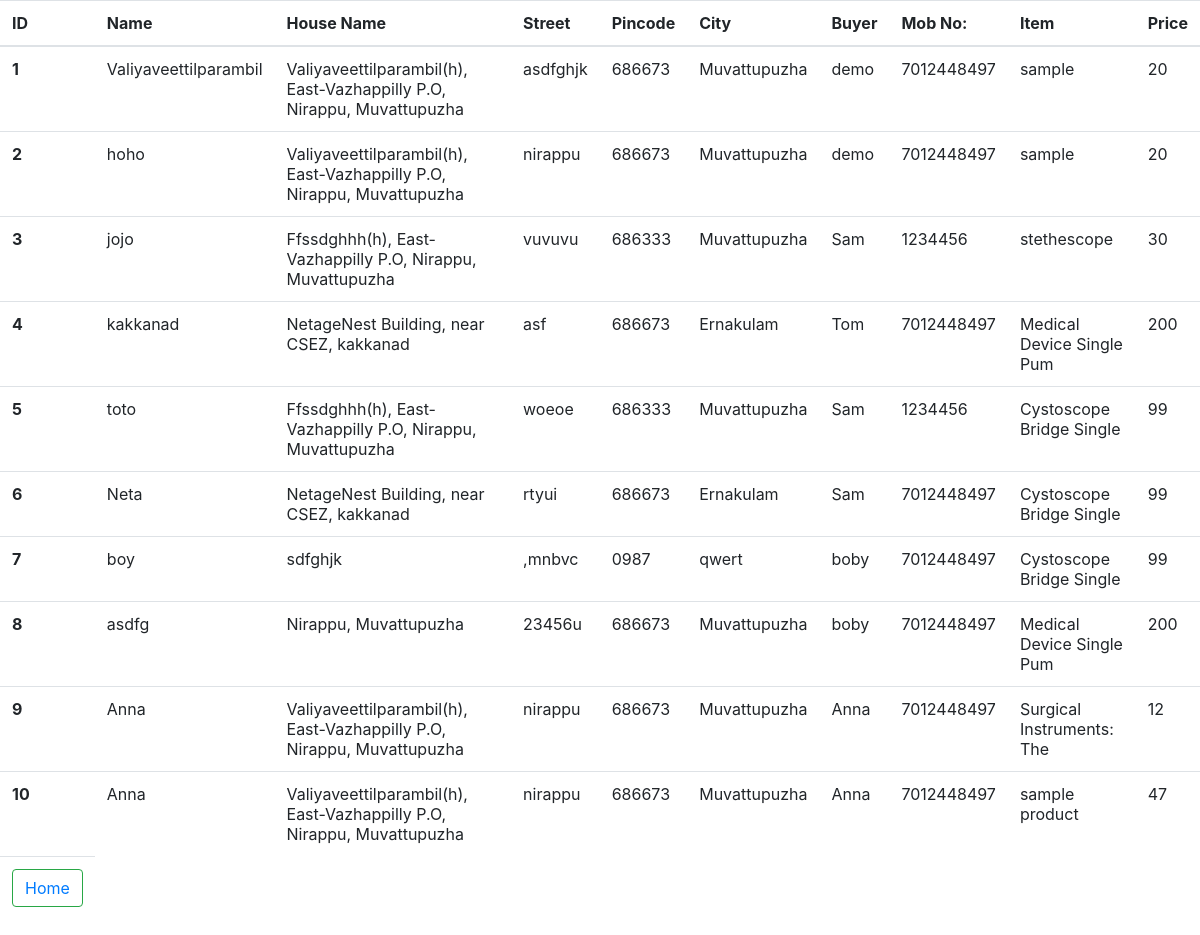
/admin1/transactions, run on the app's committed database.
### main/models.py (models this page shows, shortened)
class order_payment(models.Model):
    name=models.CharField(max_length=200)
    hname=models.CharField(max_length=400)
    street=models.CharField(max_length=400)
    pincode=models.CharField(max_length=300)
    city=models.CharField(max_length=300)
    mobile=models.IntegerField()
    item=models.CharField(max_length=200,default="sample")
    price=models.IntegerField(default=20)
    buyer=models.CharField(max_length=200,default="demo")

### admin1/views.py (the view)
# urls.py: path('transactions', fulltransactions, name='transactions'),
def fulltransactions(request):
    objec=order_payment.objects.all()
    return render(request,'transactions.html',{"datasse":objec})

### templates/transactions.html (shortened to what this page needs)
<link rel="stylesheet" href="https://cdn.jsdelivr.net/npm/bootstrap@4.0.0/dist/css/bootstrap.min.css">
<table class="table table-hover">
    <thead>
      <tr>
        <th scope="col">ID</th>
        <th scope="col">Name</th>
        <th scope="col">House Name</th>
        <th scope="col">Street</th>
        <th scope="col">Pincode</th>
        <th scope="col">City</th>
        <th scope="col">Buyer</th>
        <th scope="col">Mob No:</th>
        <th scope="col">Item</th>
        <th scope="col">Price</th>
      </tr>
    </thead>
    <tbody>
      {% for y in datasse %}
      <tr>
        <th scope="row">{{y.id}}</th>
        <td id="pname">{{y.name}}
        </td>
        <td id="pprice">{{y.hname}}</td>
        <td id="pdes">{{y.street}}</td>
        <td id="pseller">{{y.pincode}}</td>
        <td id="pseller">{{y.city}}</td>
        <td id="pseller">{{y.buyer}}</td>
        <td id="pseller">{{y.mobile}}</td>
        <td id="pseller">{{y.item}}</td>
        <td id="pseller">{{y.price}}</td>
      </tr>
      {% endfor %}
        <td><button class="btn btn-outline-success my-2 my-sm-0" type="submit"><a href="{% url 'admin1:adminindex' %}">Home</a></button>
    </tbody>
  </table>

### data on the page
order_payment: id "1", name "Valiyaveettilparambil", hname "Valiyaveettilparambil(h), East-Vazhappilly P.O, Nirappu, Muvattupuzha", street "asdfghjk", pincode "686673", city "Muvattupuzha", buyer "demo", mobile "7012448497", item "sample", price "20"
order_payment: id "2", name "hoho", hname "Valiyaveettilparambil(h), East-Vazhappilly P.O, Nirappu, Muvattupuzha", street "nirappu", pincode "686673", city "Muvattupuzha", buyer "demo", mobile "7012448497", item "sample", price "20"
order_payment: id "3", name "jojo", hname "Ffssdghhh(h), East-Vazhappilly P.O, Nirappu, Muvattupuzha", street "vuvuvu", pincode "686333", city "Muvattupuzha", buyer "Sam", mobile "1234456", item "stethescope", price "30"
order_payment: id "4", name "kakkanad", hname "NetageNest Building, near CSEZ, kakkanad", street "asf", pincode "686673", city "Ernakulam", buyer "Tom", mobile "7012448497", item "Medical Device Single Pum", price "200"
order_payment: id "5", name "toto", hname "Ffssdghhh(h), East-Vazhappilly P.O, Nirappu, Muvattupuzha", street "woeoe", pincode "686333", city "Muvattupuzha", buyer "Sam", mobile "1234456", item "Cystoscope Bridge Single", price "99"
order_payment: id "6", name "Neta", hname "NetageNest Building, near CSEZ, kakkanad", street "rtyui", pincode "686673", city "Ernakulam", buyer "Sam", mobile "7012448497", item "Cystoscope Bridge Single", price "99"
order_payment: id "7", name "boy", hname "sdfghjk", street ",mnbvc", pincode "0987", city "qwert", buyer "boby", mobile "7012448497", item "Cystoscope Bridge Single", price "99"
order_payment: id "8", name "asdfg", hname "Nirappu, Muvattupuzha", street "23456u", pincode "686673", city "Muvattupuzha", buyer "boby", mobile "7012448497", item "Medical Device Single Pum", price "200"
order_payment: id "9", name "Anna", hname "Valiyaveettilparambil(h), East-Vazhappilly P.O, Nirappu, Muvattupuzha", street "nirappu", pincode "686673", city "Muvattupuzha", buyer "Anna", mobile "7012448497", item "Surgical Instruments: The", price "12"
order_payment: id "10", name "Anna", hname "Valiyaveettilparambil(h), East-Vazhappilly P.O, Nirappu, Muvattupuzha", street "nirappu", pincode "686673", city "Muvattupuzha", buyer "Anna", mobile "7012448497", item "sample product", price "47"
